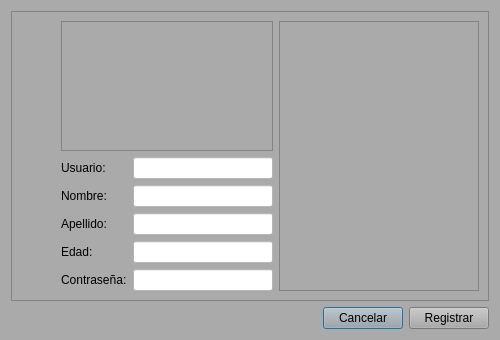
<?xml version="1.0" encoding="UTF-8"?>
<ui version="4.0">
 <class>DialogRegisterUser</class>
 <widget class="QDialog" name="DialogRegisterUser">
  <property name="geometry">
   <rect>
    <x>0</x>
    <y>0</y>
    <width>500</width>
    <height>340</height>
   </rect>
  </property>
  <property name="maximumSize">
   <size>
    <width>500</width>
    <height>340</height>
   </size>
  </property>
  <property name="windowTitle">
   <string>Registrar Cliente</string>
  </property>
  <property name="styleSheet">
   <string notr="true">background-color: rgb(170, 170, 170);</string>
  </property>
  <layout class="QVBoxLayout" name="verticalLayout_3">
   <item>
    <widget class="QScrollArea" name="scrollArea">
     <property name="widgetResizable">
      <bool>true</bool>
     </property>
     <widget class="QWidget" name="scrollAreaWidgetContents">
      <property name="geometry">
       <rect>
        <x>0</x>
        <y>0</y>
        <width>480</width>
        <height>291</height>
       </rect>
      </property>
      <layout class="QVBoxLayout" name="verticalLayout_5">
       <item>
        <layout class="QHBoxLayout" name="horizontalLayout_5">
         <item>
          <layout class="QVBoxLayout" name="verticalLayout_4">
           <item>
            <layout class="QHBoxLayout" name="horizontalLayout_4">
             <item>
              <spacer name="horizontalSpacer_3">
               <property name="orientation">
                <enum>Qt::Horizontal</enum>
               </property>
               <property name="sizeType">
                <enum>QSizePolicy::Fixed</enum>
               </property>
               <property name="sizeHint" stdset="0">
                <size>
                 <width>40</width>
                 <height>20</height>
                </size>
               </property>
              </spacer>
             </item>
             <item>
              <widget class="QFrame" name="frame_logo">
               <property name="minimumSize">
                <size>
                 <width>200</width>
                 <height>60</height>
                </size>
               </property>
               <property name="styleSheet">
                <string notr="true">border-image: url(:/img/img/register.jpg);</string>
               </property>
               <property name="frameShape">
                <enum>QFrame::StyledPanel</enum>
               </property>
               <property name="frameShadow">
                <enum>QFrame::Raised</enum>
               </property>
              </widget>
             </item>
            </layout>
           </item>
           <item>
            <layout class="QHBoxLayout" name="horizontalLayout_3">
             <item>
              <spacer name="horizontalSpacer_2">
               <property name="orientation">
                <enum>Qt::Horizontal</enum>
               </property>
               <property name="sizeType">
                <enum>QSizePolicy::Fixed</enum>
               </property>
               <property name="sizeHint" stdset="0">
                <size>
                 <width>40</width>
                 <height>20</height>
                </size>
               </property>
              </spacer>
             </item>
             <item>
              <layout class="QHBoxLayout" name="horizontalLayout">
               <item>
                <layout class="QVBoxLayout" name="verticalLayout">
                 <item>
                  <widget class="QLabel" name="label_3">
                   <property name="text">
                    <string>Usuario:</string>
                   </property>
                  </widget>
                 </item>
                 <item>
                  <widget class="QLabel" name="label">
                   <property name="text">
                    <string>Nombre:</string>
                   </property>
                  </widget>
                 </item>
                 <item>
                  <widget class="QLabel" name="label_2">
                   <property name="text">
                    <string>Apellido:</string>
                   </property>
                  </widget>
                 </item>
                 <item>
                  <widget class="QLabel" name="label_4">
                   <property name="text">
                    <string>Edad:</string>
                   </property>
                  </widget>
                 </item>
                 <item>
                  <widget class="QLabel" name="label_5">
                   <property name="text">
                    <string>Contraseña:</string>
                   </property>
                  </widget>
                 </item>
                </layout>
               </item>
               <item>
                <layout class="QVBoxLayout" name="verticalLayout_2">
                 <item>
                  <widget class="QLineEdit" name="lineUser">
                   <property name="styleSheet">
                    <string notr="true">background-color: rgb(255, 255, 255);</string>
                   </property>
                  </widget>
                 </item>
                 <item>
                  <widget class="QLineEdit" name="lineNombre">
                   <property name="styleSheet">
                    <string notr="true">background-color: rgb(255, 255, 255);</string>
                   </property>
                  </widget>
                 </item>
                 <item>
                  <widget class="QLineEdit" name="lineApellido">
                   <property name="styleSheet">
                    <string notr="true">background-color: rgb(255, 255, 255);</string>
                   </property>
                  </widget>
                 </item>
                 <item>
                  <widget class="QLineEdit" name="lineEdad">
                   <property name="styleSheet">
                    <string notr="true">background-color: rgb(255, 255, 255);</string>
                   </property>
                  </widget>
                 </item>
                 <item>
                  <widget class="QLineEdit" name="lineContra">
                   <property name="styleSheet">
                    <string notr="true">background-color: rgb(255, 255, 255);</string>
                   </property>
                   <property name="echoMode">
                    <enum>QLineEdit::Password</enum>
                   </property>
                  </widget>
                 </item>
                </layout>
               </item>
              </layout>
             </item>
            </layout>
           </item>
          </layout>
         </item>
         <item>
          <widget class="QFrame" name="frame_add">
           <property name="minimumSize">
            <size>
             <width>200</width>
             <height>0</height>
            </size>
           </property>
           <property name="styleSheet">
            <string notr="true">border-image: url(:/img/img/fondoregister.jpg);</string>
           </property>
           <property name="frameShape">
            <enum>QFrame::StyledPanel</enum>
           </property>
           <property name="frameShadow">
            <enum>QFrame::Raised</enum>
           </property>
          </widget>
         </item>
        </layout>
       </item>
      </layout>
     </widget>
    </widget>
   </item>
   <item>
    <layout class="QHBoxLayout" name="horizontalLayout_2">
     <item>
      <spacer name="horizontalSpacer">
       <property name="orientation">
        <enum>Qt::Horizontal</enum>
       </property>
       <property name="sizeHint" stdset="0">
        <size>
         <width>178</width>
         <height>20</height>
        </size>
       </property>
      </spacer>
     </item>
     <item>
      <widget class="QPushButton" name="pushButtonCancelar">
       <property name="maximumSize">
        <size>
         <width>16777215</width>
         <height>22</height>
        </size>
       </property>
       <property name="text">
        <string>Cancelar</string>
       </property>
      </widget>
     </item>
     <item>
      <widget class="QPushButton" name="pushButtonRegister">
       <property name="maximumSize">
        <size>
         <width>16777215</width>
         <height>22</height>
        </size>
       </property>
       <property name="text">
        <string>Registrar</string>
       </property>
      </widget>
     </item>
    </layout>
   </item>
  </layout>
 </widget>
 <resources/>
 <connections/>
</ui>
